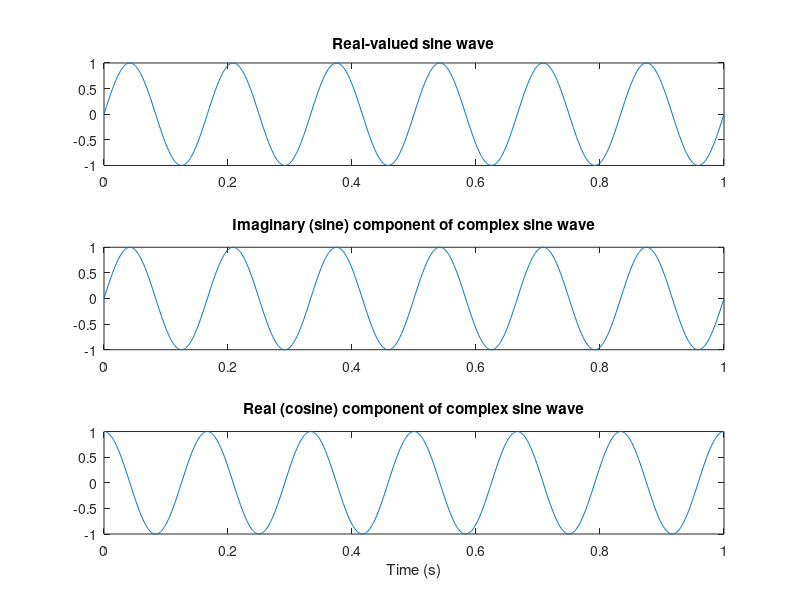
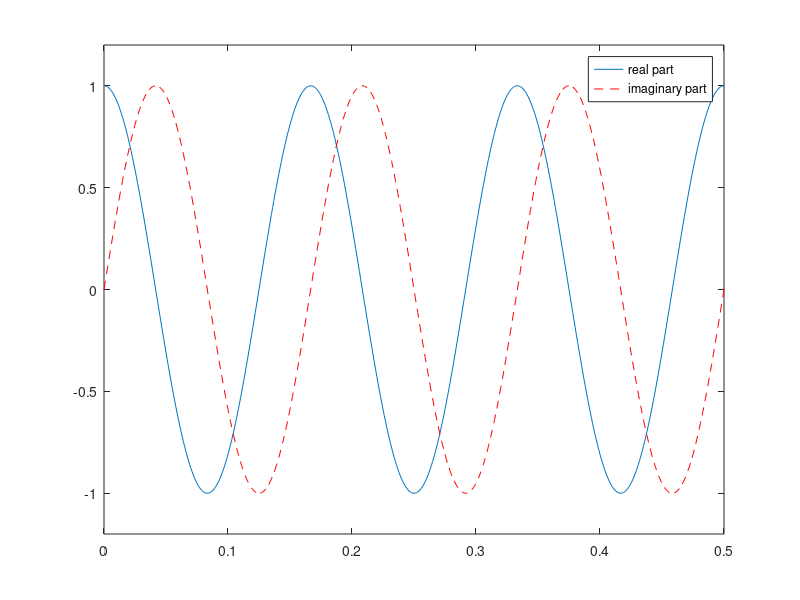
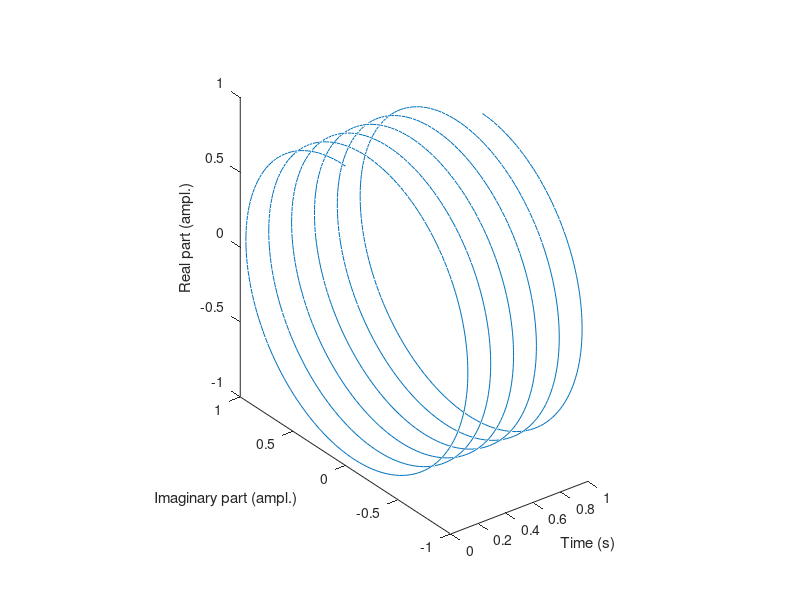
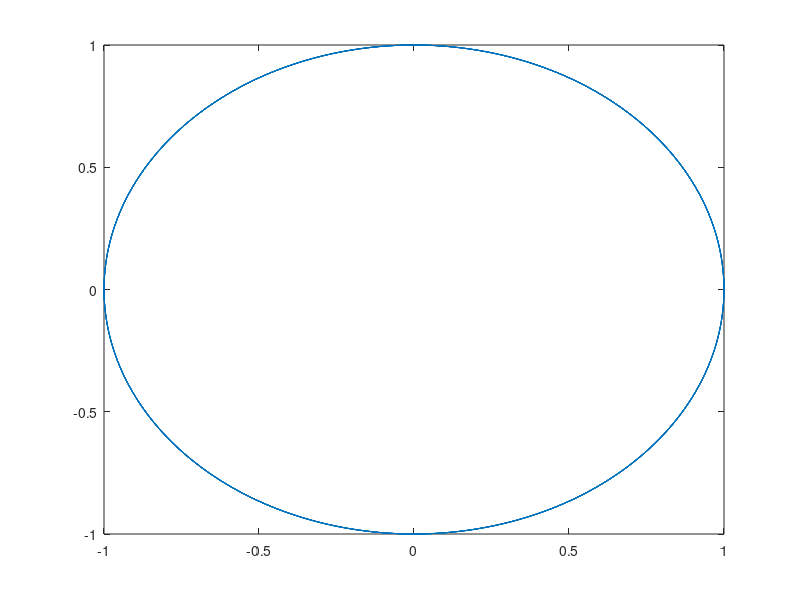

These charts were generated, in order, by the following MATLAB code:
% mikexcohen.com

%% complex sine waves

srate = 1000;
time  = 0:1/srate:1;
freq  = 6;


realval_sine = sin(2*pi*freq*time);
complex_sine = exp(1i*2*pi*freq*time);

figure(1), clf
% plot "normal" sine wave
subplot(311)
plot(time,realval_sine)
title('Real-valued sine wave')

% plot real part
subplot(312)
plot(time,imag(complex_sine))
title('Imaginary (sine) component of complex sine wave')

% plot imaginary part
subplot(313)
plot(time,real(complex_sine))
title('Real (cosine) component of complex sine wave')
xlabel('Time (s)')

figure(2), clf
plot(time,real(complex_sine))
hold on
plot(time,imag(complex_sine),'r--')
set(gca,'ylim',[-1.2 1.2],'xlim',[0 .5])
legend({'real part';'imaginary part'})

%% other ways to look at complex sine waves

figure(3), clf

plot3(time,imag(complex_sine),real(complex_sine))
xlabel('Time (s)'), ylabel('Imaginary part (ampl.)'), zlabel('Real part (ampl.)')
axis image
rotate3d


figure(4), clf
plot(imag(complex_sine),real(complex_sine))
plot(complex_sine)

%%

%% Fourier coefficients as complex numbers

% create sine waves that differ in power and phase
sine1 = 3 * cos(2*pi*freq*time + 0 );
sine2 = 2 * cos(2*pi*freq*time + pi/6 );
sine3 = 1 * cos(2*pi*freq*time + pi/3 );

% compute Fourier coefficients
fCoefs1 = fft(sine1) / length(time);
fCoefs2 = fft(sine2) / length(time);
fCoefs3 = fft(sine3) / length(time);

hz = linspace(0,srate/2,floor(length(time)/2)+1);

% find the frequency of our sine wave
hz6 = dsearchn(hz',freq);

% let's look at the coefficients for this frequency
disp([ '6 Hz Fourier coefficient for sin1: ' num2str(fCoefs1(hz6)) ])
disp([ '6 Hz Fourier coefficient for sin2: ' num2str(fCoefs2(hz6)) ])
disp([ '6 Hz Fourier coefficient for sin3: ' num2str(fCoefs3(hz6)) ])

%% complex numbers as vectors in a polar plot

% make polar plots of fourier coefficients
figure(5), clf
h(1) = polar([0 angle(fCoefs1(hz6))],[0 2*abs(fCoefs1(hz6))],'r');
hold on
h(2) = polar([0 angle(fCoefs2(hz6))],[0 2*abs(fCoefs2(hz6))],'b');
h(3) = polar([0 angle(fCoefs3(hz6))],[0 2*abs(fCoefs3(hz6))],'k');
set(h,'linewidth',5)
legend({'sine1';'sine2';'sine3'})

%% phase and power information can be extracted via Euler's formula

% extract amplitude using Pythagorian theorem
amp1 = sqrt( imag(fCoefs1).^2 + real(fCoefs1).^2 );
amp2 = sqrt( imag(fCoefs2).^2 + real(fCoefs2).^2 );
amp3 = sqrt( imag(fCoefs3).^2 + real(fCoefs3).^2 );

% extract amplitude using the Matlab function abs
% amp1 = abs( fCoefs1 );
% amp2 = abs( fCoefs2 );
% amp3 = abs( fCoefs3 );

figure(6), clf

% plot amplitude spectrum
subplot(211)
plot(hz,2*amp1(1:length(hz)),'ro-','linew',3), hold on
plot(hz,2*amp2(1:length(hz)),'bp-','linew',3)
plot(hz,2*amp3(1:length(hz)),'ks-','linew',3)
set(gca,'xlim',[freq-3 freq+3])
xlabel('Frequency (Hz)'), ylabel('Amplitude')

%% and now for phase...

% extract phase angles using trigonometry
phs1 = atan2( imag(fCoefs1) , real(fCoefs1) );
phs2 = atan2( imag(fCoefs2) , real(fCoefs2) );
phs3 = atan2( imag(fCoefs3) , real(fCoefs3) );

% extract phase angles using Matlab function angle
% phs1 = angle( fCoefs1 );
% phs2 = angle( fCoefs2 );
% phs3 = angle( fCoefs3 );


% plot phase spectrum
subplot(212)
plot(hz,phs1(1:length(hz)),'ro-','linew',3), hold on
plot(hz,phs2(1:length(hz)),'bp-','linew',3)
plot(hz,phs3(1:length(hz)),'ks-','linew',3)
set(gca,'xlim',[freq-3 freq+3])
xlabel('Frequency (Hz)'), ylabel('Amplitude')

%% end.
